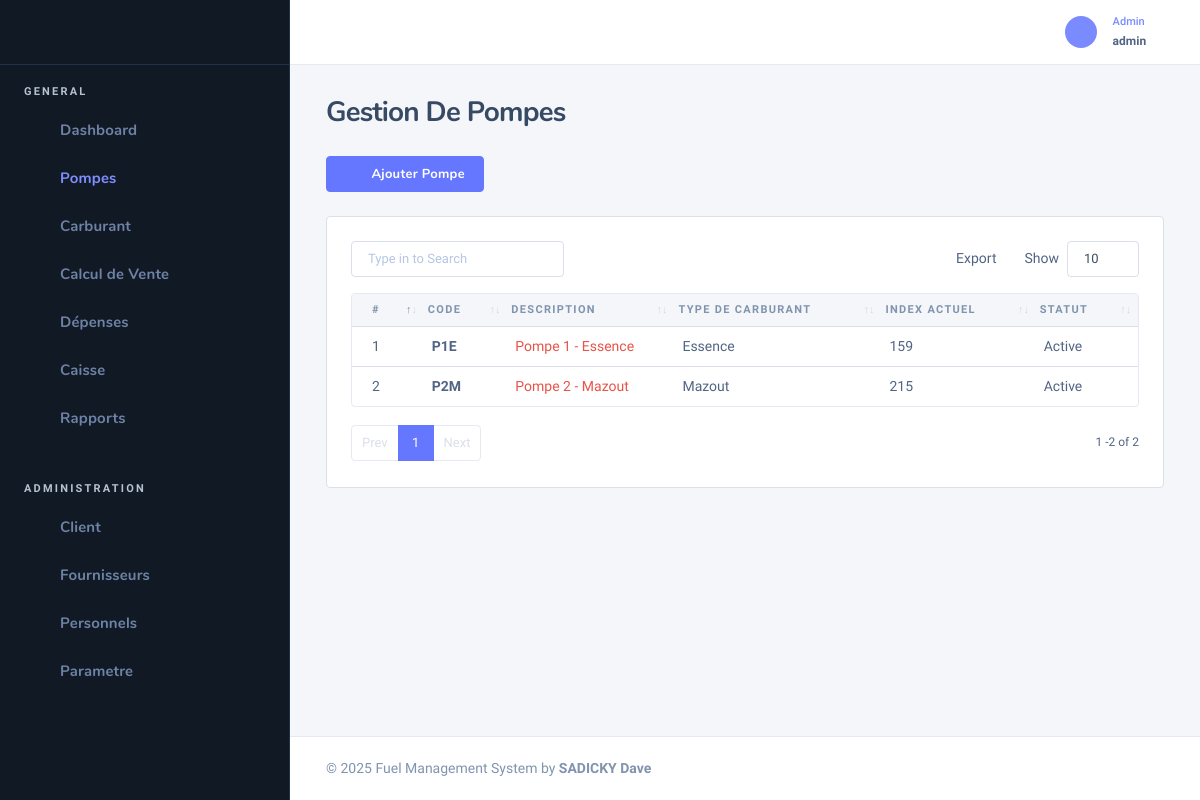
The page /pompes (signed in) on the database its author committed.
### tables this page shows
CREATE TABLE `tbl_pompe` (
  `pompe_id` int(11) NOT NULL,
  `pompe` varchar(100) NOT NULL,
  `code` varchar(50) DEFAULT NULL,
  `statut` varchar(50) DEFAULT NULL,
  `cpt` varchar(30) DEFAULT NULL,
  `carburant_id` int(11) DEFAULT NULL
);

CREATE TABLE `tbl_types` (
  `id_type` int(11) NOT NULL,
  `type` varchar(100) NOT NULL,
  `unity` varchar(10) NOT NULL
);

### Models/Admin/carburant.class.php (called while the page is built, shortened)
<?php
Class Carburant
{
        public function getPompes()
        {
            $db = getConnection();
            $statement = $db->prepare("SELECT id_carburant,type,unity,qty,prix,pompe,cpt,code,p.statut
            FROM tbl_pompe as p, tbl_carburant as c,tbl_types as t WHERE c.id_type =t.id_type and p.carburant_id =c.id_carburant");
            $statement->execute();
            $tbP = array();
            while($data =  $statement->fetchObject()){
                $tbP[] = $data;
            }
             return $tbP;
        }
}
?>

### Vues/Admin/pompe.php (the view, shortened to what this page needs)
<?php if ($_SESSION['role'] != 'caissier'): ?>
    <div class="nk-content-body">
        <div class="nk-block-head-content">
            <a href="#" class="btn btn-primary" data-bs-toggle="modal" data-bs-target="#add-pompe"><em class="icon ni ni-plus"></em><span>Ajouter Pompe</span></a>
        </div>
    </div>
<?php endif ?>
<div class="nk-block nk-block-lg">
    <div class="card card-bordered card-preview">
        <div class="card-inner">
            <table class="datatable-init-export nowrap table" data-export-title="Export">
                <thead>
                    <tr class="tb-tnx-head">
                        <th>#</th>
                        <th>Code</th>
                        <th>Description</th>
                        <th>Type de Carburant</th>
                        <th>Index Actuel</th>
                        <th>Statut</th>
                    </tr>
                </thead>
                <tbody>
                    <?php $cnt = 1;
                    foreach ($pompes as $user) : ?>
                        <tr>
                            <td><?= $cnt ?></td>
                            <td class="fw-bold"><?= $user->code ?></td>
                            <td class="text-danger"><?= $user->pompe ?></td>
                            <td><?= $user->type ?></td>
                            <td><?= number_format($user->cpt, 0, ',', '.') ?></td>
                            <td><?= $user->statut ?></td>
                        </tr>
                    <?php $cnt++;
                    endforeach ?>
                </tbody>
            </table>
        </div>
    </div>
</div>

### rows shown on the page
tbl_pompe: code "P1E", pompe "Pompe 1 - Essence", tbl_types.type "Essence", cpt "159", statut "Active"
tbl_pompe: code "P2M", pompe "Pompe 2 - Mazout", tbl_types.type "Mazout", cpt "215", statut "Active"

### other values the page prints
$_SESSION['username'] "admin"
$title "Gestion De Pompes"
